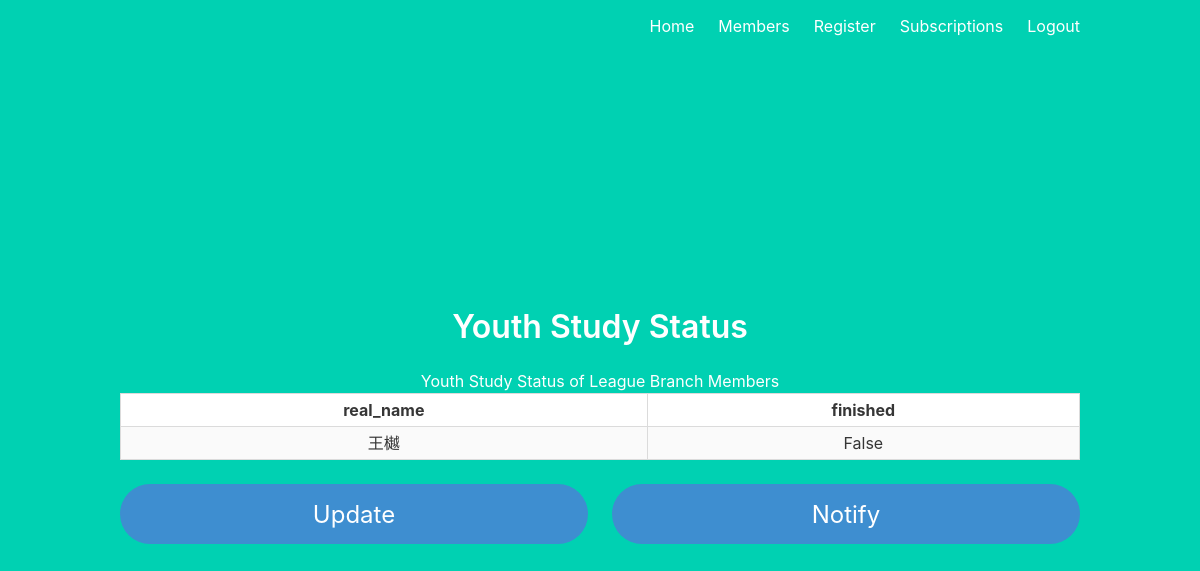
Page /branch/members (signed in) on the earlier database version.
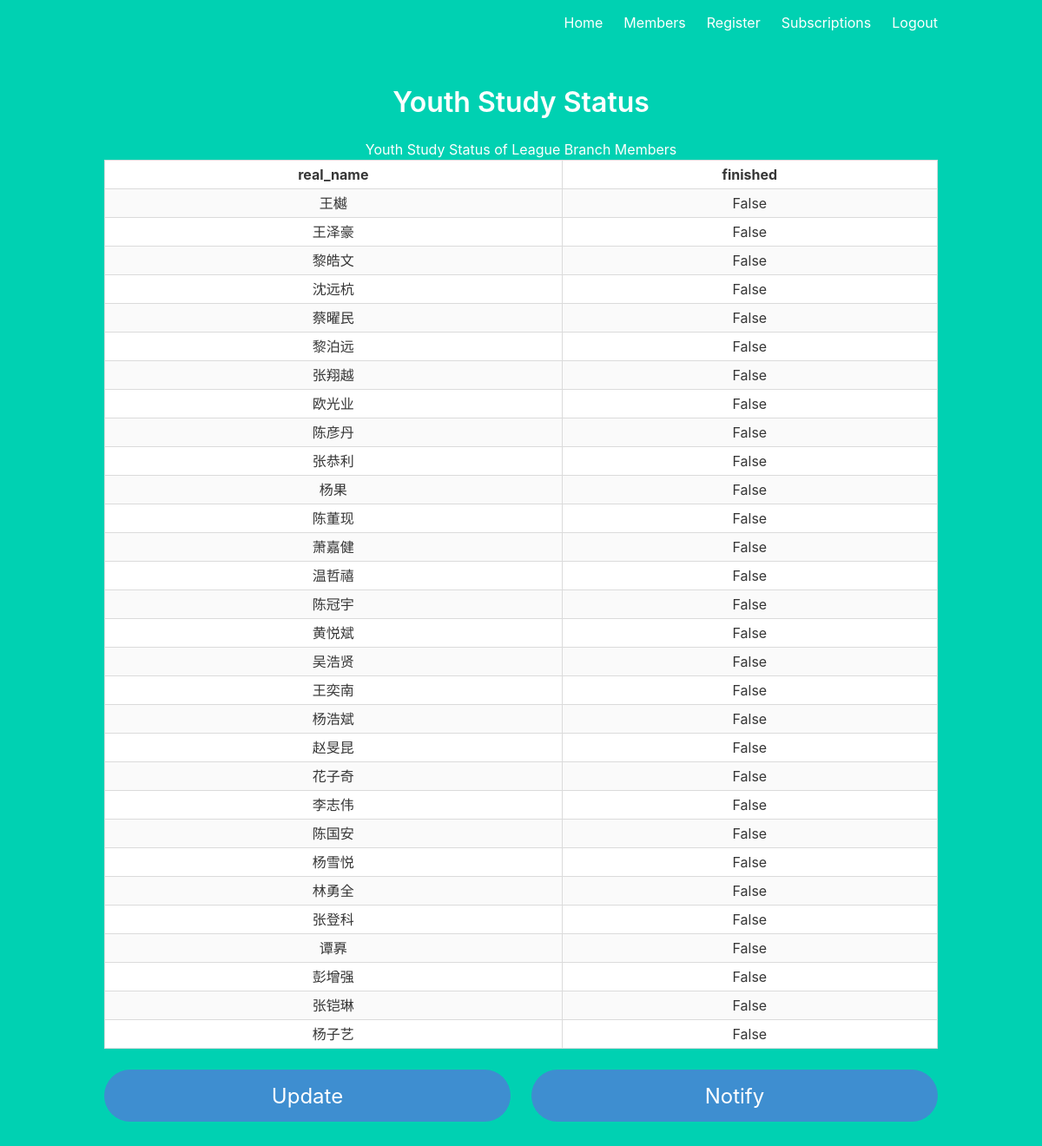
Same page on the later database version.
### models.py (models this page shows, shortened)
class User(db.Model):
    __tablename__ = 'user'
    id = db.Column(db.Integer, primary_key=True)
    email_address = db.Column(db.String(100), unique=True, nullable=False)
    nickname = db.Column(db.String(20), unique=False, nullable=False)
    real_name = db.Column(db.String(20), unique=True, nullable=False)
    phone_number = db.Column(db.String(11), unique=False, nullable=False)
    password_hash = db.Column(db.String(256), nullable=False)
    finished = db.Column(db.Boolean, default=False)
    updated_at = db.Column(db.DateTime(timezone=False), default=datetime.datetime.utcnow(), onupdate=datetime.datetime.utcnow())
    tags = db.relationship('Subscription', secondary=subscriptions1, lazy='subquery', backref=db.backref('users', lazy=True))
    role_id = db.Column(db.Integer, db.ForeignKey('role.id'), nullable=False)
    youth_league_branch_id = db.Column(db.Integer, db.ForeignKey('youth_league_branch.id'), nullable=False)

### branch.py (the view)
@branch.route('/branch/members')
@branch_required
def members():
    branch = YouthLeagueBranch.query.filter_by(id=session['branch_id']).first()
    assert branch
    return render_template('branch/members.html', users=branch.users)

### auth.py (called while the page is built)
def branch_required(view):
    @functools.wraps(view)
    def wrapped_view(**kwargs):
        if 'branch_id' not in session.keys() or session['branch_id'] is None or 'role_id' not in session.keys() or session['role_id'] != 2:
            return render_template('error.html', error='Branch required',
                                   info='You do not have the right as branch manager'), 404
        return view(**kwargs)
    return wrapped_view

### branch.py (called while the page is built)
@branch.before_request
def load_branch():
    if session['branch_id']:
        branch = YouthLeagueBranch.query.filter_by(id=session['branch_id']).first()
        g.branch = branch

### templates/branch/members.html (shortened to what this page needs)
{% extends 'base.html' %}
{% block content %}
    <h1 class="title">
    Youth Study Status
    </h1>
    <table class="table is-bordered is-striped is-narrow is-hoverable is-fullwidth">
        <tbody>
        <tr>
            {% for col in ['real_name', 'finished'] %}
                <th>{{col}}</th>
            {% endfor %}
        </tr>
        {% for user in users %}
            <tr>
                <td><a href="#">{{ user.real_name }}</a></td>
                <td>{{ user.finished }}</td>
            </tr>
        {% endfor %}
        </tbody>
    </table>
    <div class="columns">
        <div class="column">
            <a href="{{ url_for('branch.update') }}" class="button is-rounded is-info is-large column">Update</a>
        </div>
        <div class="column">
            <a href="{{ url_for('branch.notify') }}" class="button is-rounded is-info is-large column">Notify</a>
        </div>
    </div>
{% endblock %}

### templates/base.html (shortened to what this page needs)
<!DOCTYPE html>
<html lang="en">
<head>
    <link rel="stylesheet" href="https://cdnjs.cloudflare.com/ajax/libs/bulma/0.7.2/css/bulma.min.css" />
    <link rel="stylesheet" href="https://maxcdn.bootstrapcdn.com/font-awesome/4.7.0/css/font-awesome.min.css"/>
</head>
<body>
    <section class="hero is-primary is-fullheight">
        <div class="hero-head">
            <nav class="navbar">
                <div class="container">
                    <div id="navbarMenuHeroA" class="navbar-menu">
                        <div class="navbar-end">
                            <a href="{{ url_for('main.index') }}" class="navbar-item">Home</a>
                            {% if session['user_id'] %}
                                <a href="{{ url_for('user.subscriptions') }}" class="navbar-item">Subscriptions</a>
                                <a href="{{ url_for('auth.logout') }}" class="navbar-item">Logout</a>
                            {% elif session['branch_id'] %}
                                <a href="{{ url_for('branch.members') }}" class="navbar-item">Members</a>
                                <a href="{{ url_for('branch.user_register') }}" class="navbar-item">Register</a>
                                <a href="{{ url_for('branch.subscriptions') }}" class="navbar-item">Subscriptions</a>
                                <a href="{{ url_for('auth.logout') }}" class="navbar-item">Logout</a>
                            {% else %}
                                <a href="{{ url_for('auth.login') }}" class="navbar-item">Login</a>
                                <a href="{{ url_for('auth.register') }}" class="navbar-item">Register</a>
                            {% endif %}
                        </div>
                    </div>
                </div>
            </nav>
        </div>
        <div class="hero-body">
            <div class="container has-text-centered">
               {% block content %}
               {% endblock %}
            </div>
        </div>
    </section>
</body>
</html>

Differences in the rows shown:
added User: real_name "王泽豪", finished "False"
added User: real_name "黎皓文", finished "False"
added User: real_name "沈远杭", finished "False"
added User: real_name "蔡曜民", finished "False"
added User: real_name "黎泊远", finished "False"
added User: real_name "张翔越", finished "False"
added User: real_name "欧光业", finished "False"
added User: real_name "陈彦丹", finished "False"
added User: real_name "张恭利", finished "False"
added User: real_name "杨果", finished "False"
added User: real_name "陈董现", finished "False"
added User: real_name "萧嘉健", finished "False"
added User: real_name "温哲禧", finished "False"
added User: real_name "陈冠宇", finished "False"
added User: real_name "黄悦斌", finished "False"
added User: real_name "吴浩贤", finished "False"
added User: real_name "王奕南", finished "False"
added User: real_name "杨浩斌", finished "False"
added User: real_name "赵旻昆", finished "False"
added User: real_name "花子奇", finished "False"
added User: real_name "李志伟", finished "False"
added User: real_name "陈国安", finished "False"
added User: real_name "杨雪悦", finished "False"
added User: real_name "林勇全", finished "False"
added User: real_name "张登科", finished "False"
added User: real_name "谭奡", finished "False"
added User: real_name "彭增强", finished "False"
added User: real_name "张铠琳", finished "False"
added User: real_name "杨子艺", finished "False"
